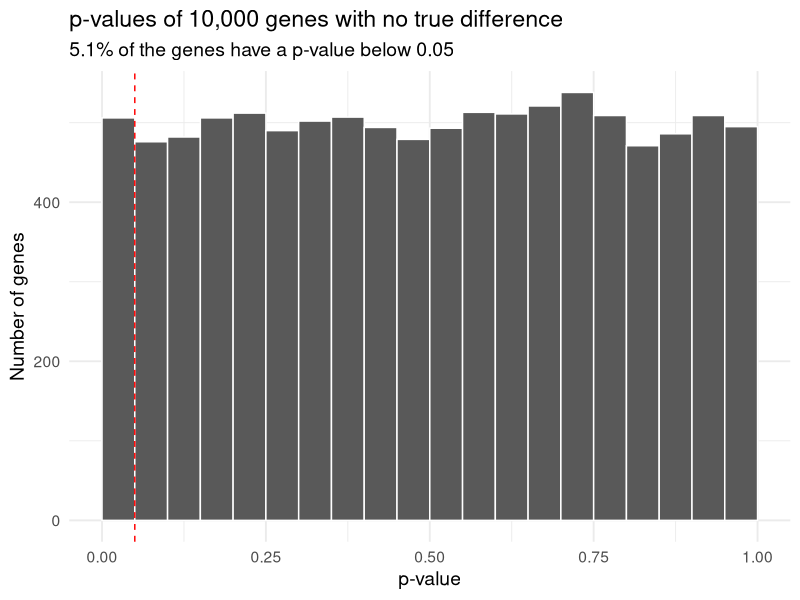
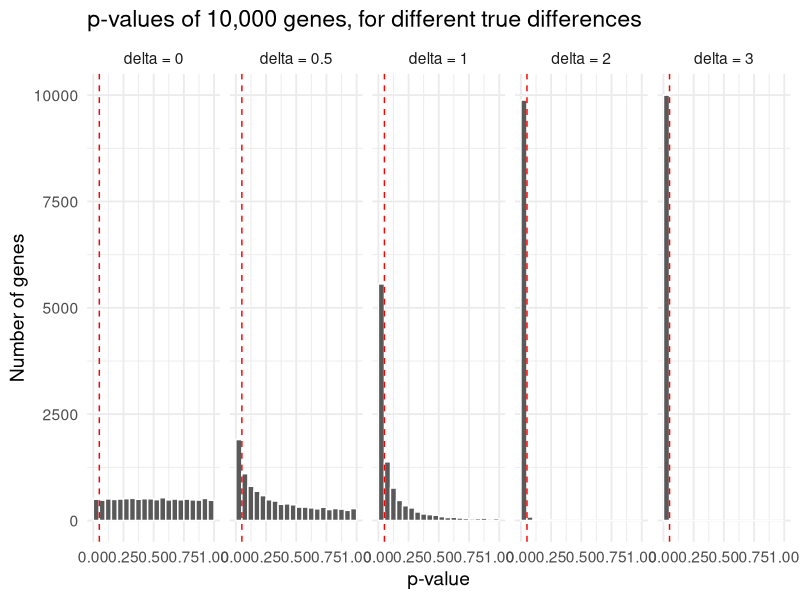
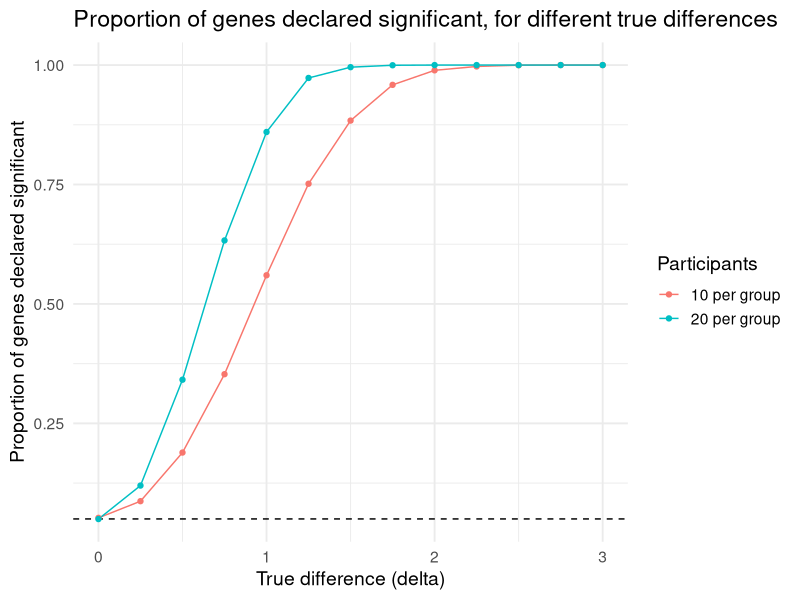
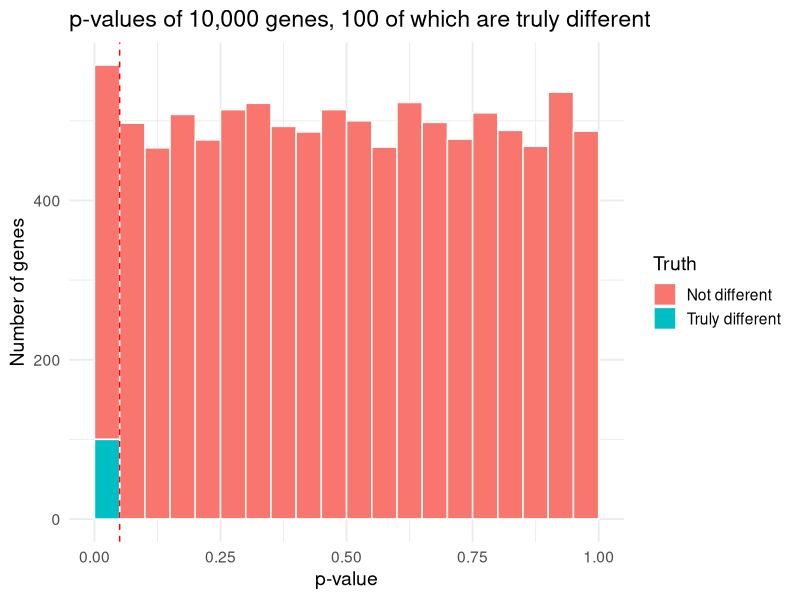
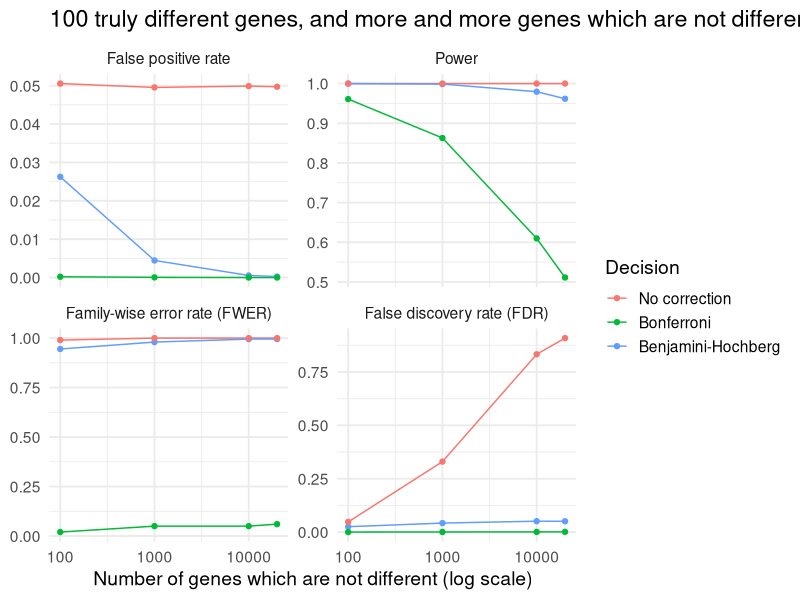
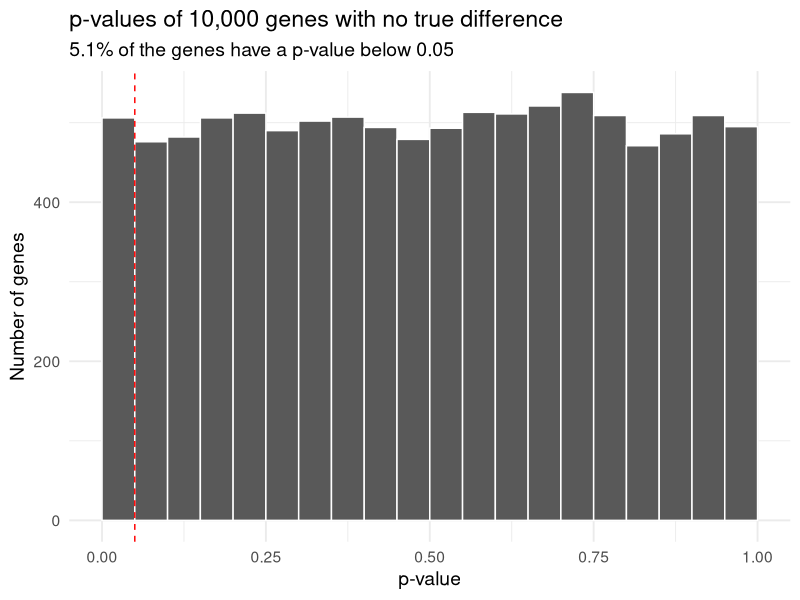
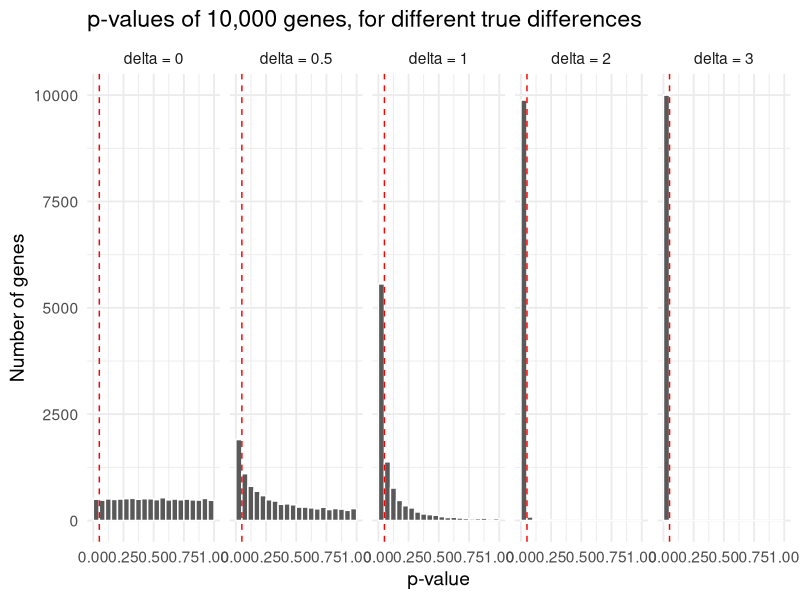
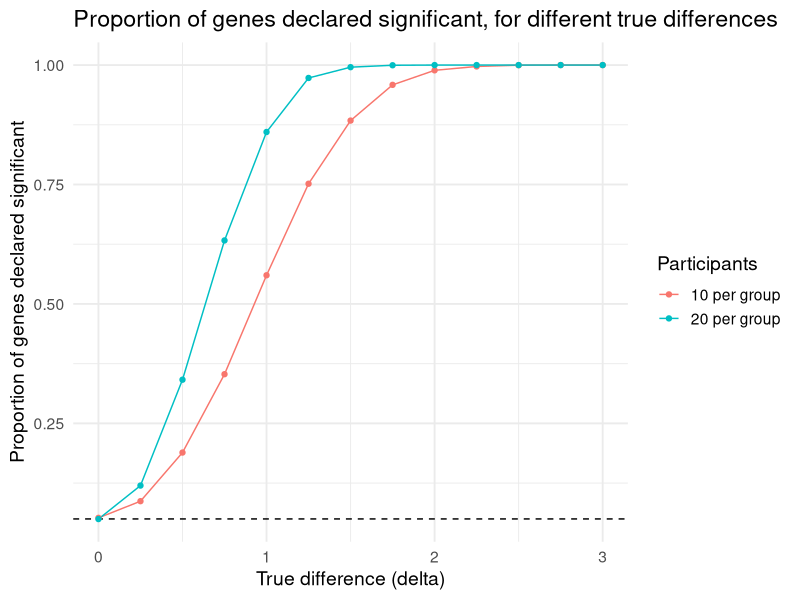

Reproduce these figures in R, in order.
## ---- chunk 1
# This sets the options for the outputs when knitting the rmd file
knitr::opts_chunk$set(warning = F,
                      message = T,
                      fig.width = 8,
                      fig.height = 5)
## ---- chunk 2
library(dplyr)
library(tidyr)
library(ggplot2)
library(here)

# Default look of all the ggplot2 figures
theme_set(theme_minimal(base_size = 14))

# Set a seed for reproducibility
set.seed(123)
## ---- chunk 3
here()
## ---- chunk 4
n <- 10      # number of controls, and number of patients
delta <- 0   # true difference between patients and controls : 0 means that the gene is not different

control <- rnorm(n, mean = 0, sd = 1)       # expression of the gene in the 10 controls
patient <- rnorm(n, mean = delta, sd = 1)   # expression of the gene in the 10 patients

# Mean expression in each group, and p-value of the t-test
c(control = mean(control), patient = mean(patient))
t.test(control, patient, var.equal = TRUE)$p.value
## ---- chunk 5
# p-values of the two-sample t-tests (equal variances), computed for many genes at once
# controls, patients : matrices with one row per gene and one column per participant
ttest_pvalues <- function(controls, patients) {
  n <- ncol(controls)
  mean_diff <- rowMeans(patients) - rowMeans(controls)
  pooled_var <- (rowSums((controls - rowMeans(controls)) ^ 2) +
                   rowSums((patients - rowMeans(patients)) ^ 2)) / (2 * n - 2)
  t_stat <- mean_diff / sqrt(pooled_var * 2 / n)
  2 * pt(-abs(t_stat), df = 2 * n - 2)
}

# Simulate one gene per element of delta (the true difference of the gene), and test each gene
simulate_pvalues <- function(delta, n = 10) {
  m <- length(delta)
  controls <- matrix(rnorm(m * n, mean = 0, sd = 1), nrow = m)
  patients <- matrix(rnorm(m * n, mean = delta, sd = 1), nrow = m)
  ttest_pvalues(controls, patients)
}

# Check : the same p-value as t.test() for the gene simulated above
c(t.test = t.test(control, patient, var.equal = TRUE)$p.value,
  ttest_pvalues = ttest_pvalues(matrix(control, nrow = 1), matrix(patient, nrow = 1)))
## ---- chunk 6
n_genes <- 10000

p_null <- simulate_pvalues(delta = rep(0, n_genes))
prop_null_signif <- mean(p_null < 0.05)

plot_null <- ggplot(data.frame(p = p_null), aes(x = p)) +
  geom_histogram(breaks = seq(0, 1, 0.05), colour = "white") +
  geom_vline(xintercept = 0.05, colour = "red", linetype = "dashed") +
  labs(x = "p-value", y = "Number of genes",
       title = "p-values of 10,000 genes with no true difference",
       subtitle = sprintf("%.1f%% of the genes have a p-value below 0.05", 100 * prop_null_signif))

ggsave(here("output", "pvalues_no_signal.pdf"), plot_null, width = 8, height = 5)

plot_null
## ---- chunk 7
deltas <- c(0, 0.5, 1, 2, 3)

p_by_delta <- lapply(deltas, function(d) {
  data.frame(delta = paste("delta =", d), p = simulate_pvalues(rep(d, n_genes)))
}) %>%
  bind_rows() %>%
  mutate(delta = factor(delta, levels = paste("delta =", deltas)))

plot_signal <- ggplot(p_by_delta, aes(x = p)) +
  geom_histogram(breaks = seq(0, 1, 0.05), colour = "white") +
  geom_vline(xintercept = 0.05, colour = "red", linetype = "dashed") +
  facet_wrap(~delta, nrow = 1) +
  labs(x = "p-value", y = "Number of genes", title = "p-values of 10,000 genes, for different true differences")

ggsave(here("output", "pvalues_by_delta.pdf"), plot_signal, width = 12, height = 4)

plot_signal
## ---- chunk 8
power_df <- expand.grid(delta = seq(0, 3, 0.25), n = c(10, 20)) %>%
  rowwise() %>%
  mutate(proportion_significant = mean(simulate_pvalues(rep(delta, n_genes), n = n) < 0.05)) %>%
  ungroup() %>%
  mutate(n = factor(n, labels = c("10 per group", "20 per group")))

plot_power <- ggplot(power_df, aes(x = delta, y = proportion_significant, colour = n)) +
  geom_hline(yintercept = 0.05, linetype = "dashed") +
  geom_line() +
  geom_point() +
  labs(x = "True difference (delta)", y = "Proportion of genes declared significant",
       colour = "Participants", title = "Proportion of genes declared significant, for different true differences")

ggsave(here("output", "power_curve.pdf"), plot_power, width = 8, height = 5)

plot_power
## ---- chunk 9
n_genes <- 10000        # total number of genes
n_effect <- 100         # number of genes which are truly different
delta_effect <- 3       # true difference of these genes

# The truth for each gene, and the true difference of each gene
is_effect <- rep(c(TRUE, FALSE), c(n_effect, n_genes - n_effect))
delta <- ifelse(is_effect, delta_effect, 0)

# Simulate and test all the genes, and declare significant those with a p-value below 0.05
p_mix <- simulate_pvalues(delta)
significant <- p_mix < 0.05

results_table <- table(
  Truth = ifelse(is_effect, "Truly different", "Not different"),
  Decision = ifelse(significant, "Declared significant", "Not significant")
)
results_table

# The numbers of the table
true_positives <- results_table["Truly different", "Declared significant"]
false_positives <- results_table["Not different", "Declared significant"]
false_negatives <- results_table["Truly different", "Not significant"]
true_negatives <- results_table["Not different", "Not significant"]
## ---- chunk 10
plot_mix <- ggplot(data.frame(p = p_mix, truth = ifelse(is_effect, "Truly different", "Not different")),
                   aes(x = p, fill = truth)) +
  geom_histogram(breaks = seq(0, 1, 0.05), colour = "white") +
  geom_vline(xintercept = 0.05, colour = "red", linetype = "dashed") +
  labs(x = "p-value", y = "Number of genes", fill = "Truth",
       title = "p-values of 10,000 genes, 100 of which are truly different")

ggsave(here("output", "pvalues_mix.pdf"), plot_mix, width = 8, height = 5)

plot_mix
## ---- chunk 11
# Simulate the studies (this takes a few seconds)
run_studies <- function(n_null, n_effect, delta_effect, n_studies = 200, alpha = 0.05) {
  is_effect <- rep(c(FALSE, TRUE), c(n_null, n_effect))
  delta <- ifelse(is_effect, delta_effect, 0)
  methods <- c("none", "bonferroni", "BH")

  results <- vector("list", n_studies * length(methods))
  k <- 0
  for (s in seq_len(n_studies)) {
    p <- simulate_pvalues(delta)
    for (method in methods) {
      # Genes declared significant, with or without correction
      significant <- p.adjust(p, method = method) <= alpha
      k <- k + 1
      results[[k]] <- data.frame(
        method = method,
        V = sum(significant & !is_effect),   # false positives
        S = sum(significant & is_effect)     # true positives
      )
    }
  }

  bind_rows(results) %>%
    group_by(method) %>%
    summarise(
      FPR = mean(V) / n_null,
      power = mean(S) / n_effect,
      FWER = mean(V >= 1),
      FDR = mean(V / pmax(V + S, 1)),
      .groups = "drop"
    ) %>%
    mutate(n_null = n_null)
}

n_effect <- 100
n_null_values <- c(100, 1000, 10000, 20000)

summary_1d <- lapply(n_null_values, run_studies, n_effect = n_effect, delta_effect = 3) %>%
  bind_rows() %>%
  mutate(method = factor(method, levels = c("none", "bonferroni", "BH"),
                         labels = c("No correction", "Bonferroni", "Benjamini-Hochberg")))
## ---- chunk 12
# Table of the results
summary_1d %>%
  arrange(method, n_null) %>%
  mutate(across(c(FPR, power, FWER, FDR), ~ round(.x, 3)))

plot_1d <- summary_1d %>%
  pivot_longer(c(FPR, power, FWER, FDR), names_to = "quantity", values_to = "value") %>%
  mutate(quantity = factor(quantity, levels = c("FPR", "power", "FWER", "FDR"),
                           labels = c("False positive rate", "Power", "Family-wise error rate (FWER)", "False discovery rate (FDR)"))) %>%
  ggplot(aes(x = n_null, y = value, colour = method)) +
  geom_line() +
  geom_point() +
  scale_x_log10() +
  facet_wrap(~quantity, scales = "free_y") +
  labs(x = "Number of genes which are not different (log scale)", y = NULL, colour = "Decision",
       title = "100 truly different genes, and more and more genes which are not different")

ggsave(here("output", "errors_by_number_of_genes.pdf"), plot_1d, width = 10, height = 7)

plot_1d
